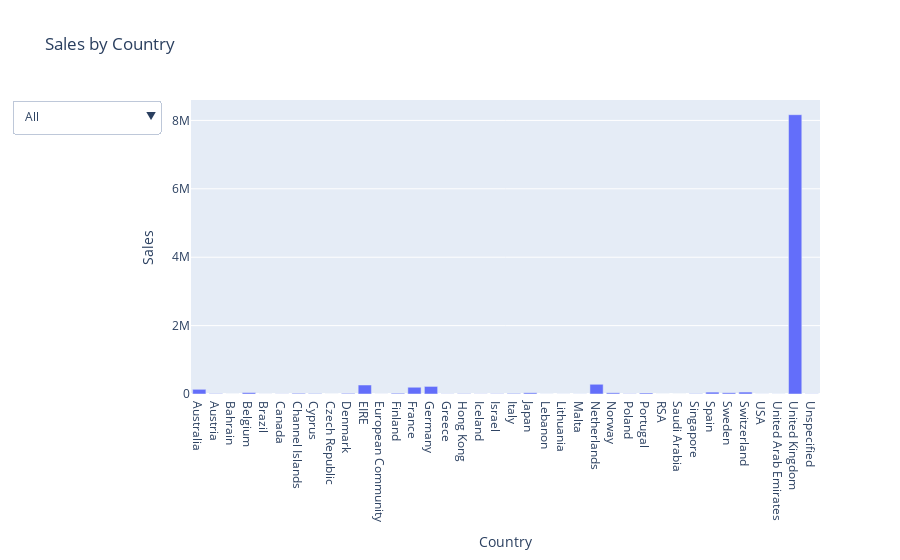

The cell this chart's notebook holds for it:
### Code cell
# Group sales by country
country_sales = df.groupby("Country")["Sales"].sum().reset_index()

# Create base bar chart
fig = px.bar(country_sales, x="Country", y="Sales", title="Sales by Country")

# Add dropdown for filtering
fig.update_layout(
    updatemenus=[
        dict(
            buttons=list([
                dict(label="All",
                     method="update",
                     args=[{"visible": [True]}]),

                dict(label="Top 5 Countries",
                     method="update",
                     args=[{"x": [country_sales.nlargest(5, "Sales")["Country"]],
                            "y": [country_sales.nlargest(5, "Sales")["Sales"]]}]),
                
                dict(label="Bottom 5 Countries",
                     method="update",
                     args=[{"x": [country_sales.nsmallest(5, "Sales")["Country"]],
                            "y": [country_sales.nsmallest(5, "Sales")["Sales"]]}])
            ]),
            direction="down",
            showactive=True
        )
    ]
)
fig.write_html("country_sales.html")
fig.show()

### Figure 1 — Plotly figure (JSON) as saved in the notebook; plotly's stock layout.template omitted (floating-point values rounded to 4 significant figures)
{"data": [{"alignmentgroup": "True", "hovertemplate": "Country=%{x}<br>Sales=%{y}<extra></extra>", "legendgroup": "", "marker": {"color": "#636efa", "pattern": {"shape": ""}}, "name": "", "offsetgroup": "", "orientation": "v", "showlegend": false, "textposition": "auto", "type": "bar", "x": ["Australia", "Austria", "Bahrain", "Belgium", "Brazil", "Canada", "Channel Islands", "Cyprus", "Czech Republic", "Denmark", "EIRE", "European Community", "Finland", "France", "Germany", "Greece", "Hong Kong", "Iceland", "Israel", "Italy", "Japan", "Lebanon", "Lithuania", "Malta", "Netherlands", "Norway", "Poland", "Portugal", "RSA", "Saudi Arabia", "Singapore", "Spain", "Sweden", "Switzerland", "USA", "United Arab Emirates", "United Kingdom", "Unspecified"], "xaxis": "x", "y": [137000.0, 10150.0, 548.4, 40910.0, 1144.0, 3666.0, 20080.0, 12860.0, 707.7, 18770.0, 263000.0, 1292.0, 22330.0, 197300.0, 221500.0, 4711.0, 9908.0, 4310, 7902.0, 16890.0, 35340.0, 1694.0, 1661.0, 2505.0, 284700.0, 35160.0, 7213.0, 29300.0, 1002.0, 131.2, 9120.0, 54760.0, 36590.0, 56360.0, 1731.0, 1902.0, 8167000.0, 4741.0], "yaxis": "y"}], "layout": {"barmode": "relative", "legend": {"tracegroupgap": 0}, "title": {"text": "Sales by Country"}, "updatemenus": [{"buttons": [{"args": [{"visible": [true]}], "label": "All", "method": "update"}, {"args": [{"x": [["United Kingdom", "Netherlands", "EIRE", "Germany", "France"]], "y": [[8167000.0, 284700.0, 263000.0, 221500.0, 197300.0]]}], "label": "Top 5 Countries", "method": "update"}, {"args": [{"x": [["Saudi Arabia", "Bahrain", "Czech Republic", "RSA", "Brazil"]], "y": [[131.2, 548.4, 707.7, 1002.0, 1144.0]]}], "label": "Bottom 5 Countries", "method": "update"}], "direction": "down", "showactive": true}], "xaxis": {"anchor": "y", "domain": [0, 1], "title": {"text": "Country"}}, "yaxis": {"anchor": "x", "domain": [0, 1], "title": {"text": "Sales"}}}}
